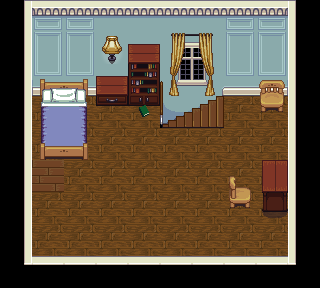

Rendered tile map (Tiled .tmx) drawn with the repository's tilesets; below, a short description and the map source with its tile grids summarised:
An orthogonal 10x9 tile map with 32x32 px tiles, 5 tile layers (floor, walls, mass, accessories, ...), 8 tilesets and 7 objects (player, chest, static, item, exit).

<map version="1.0" orientation="orthogonal" width="10" height="9" tilewidth="32" tileheight="32">
 <properties>
  <property name="background_color" value="black" />
 </properties>
 <tileset firstgid="1" name="floor" tilewidth="32" tileheight="32">
  <image source="../img/floor.png" width="128" height="96" />
 </tileset>
 <tileset firstgid="13" name="cabinets" tilewidth="32" tileheight="32">
  <image source="../img/cabinets.png" width="192" height="416" />
 </tileset>
 <tileset firstgid="91" name="country" tilewidth="32" tileheight="32">
  <image source="../img/country.png" width="160" height="128" />
 </tileset>
 <tileset firstgid="111" name="inside" tilewidth="32" tileheight="32">
  <image source="../img/inside.png" width="320" height="320" />
 </tileset>
 <tileset firstgid="211" name="stairs" tilewidth="32" tileheight="32">
  <image source="../img/stairs.png" width="256" height="544" />
 </tileset>
 <tileset firstgid="347" name="victoria" tilewidth="32" tileheight="32">
  <image source="../img/victoria.png" width="352" height="160" />
 </tileset>
 <tileset firstgid="402" name="house" tilewidth="32" tileheight="32">
  <image source="../img/house.png" width="320" height="224" />
 </tileset>
 <tileset firstgid="472" name="accessories" tilewidth="32" tileheight="32">
  <image source="../img/accessories.png" width="128" height="128" />
 </tileset>
 <layer name="floor" width="10" height="9">
  <data>[90 cells, 76 non-empty, 16 distinct tile ids]</data>
 </layer>
 <layer name="walls" width="10" height="9">
  <data>[90 cells, 42 non-empty, 13 distinct tile ids]</data>
 </layer>
 <layer name="mass" width="10" height="9">
  <data>[90 cells, 20 non-empty, 19 distinct tile ids]</data>
 </layer>
 <layer name="accessories" width="10" height="9">
  <data>[90 cells, 3 non-empty, 3 distinct tile ids]</data>
 </layer>
 <objectgroup name="objects" width="10" height="9">
  <object name="player" x="96" y="96" width="32" height="32">
   <properties>
    <property name="compose" value="[{&quot;name&quot;:&quot;shadow&quot;,&quot;class&quot;:&quot;game.Shadow&quot;,&quot;image&quot;:&quot;char_shadow&quot;,&quot;spritewidth&quot;:18,&quot;spriteheight&quot;:9},{&quot;name&quot;:&quot;player&quot;},{&quot;name&quot;:&quot;eyes&quot;,&quot;class&quot;:&quot;game.BlinkingEyes&quot;,&quot;image&quot;:&quot;player_eyes&quot;,&quot;spritewidth&quot;:17,&quot;spriteheight&quot;:6,&quot;offsetx&quot;:6,&quot;offsety&quot;:18}]" />
    <property name="image" value="player" />
    <property name="spriteheight" value="36" />
    <property name="spritewidth" value="31" />
   </properties>
  </object>
  <object name="chest" x="34" y="162" width="32" height="32">
   <properties>
    <property name="contents" value="{&quot;type&quot;:&quot;item&quot;, &quot;data&quot;:{&quot;name&quot;:&quot;secret_stash&quot;, &quot;description&quot;:&quot;Exciting looking magazines ...&quot;}}" />
    <property name="image" value="chests" />
    <property name="spriteheight" value="32" />
    <property name="spritewidth" value="32" />
    <property name="which" value="1" />
   </properties>
  </object>
  <object name="static" x="160" y="96" width="64" height="32">
   <properties>
    <property name="image" value="stairs" />
    <property name="offsetx" value="0" />
    <property name="offsety" value="9" />
    <property name="spriteheight" value="32" />
    <property name="spritewidth" value="64" />
   </properties>
  </object>
  <object name="item" x="96" y="67" width="32" height="32">
   <properties>
    <property name="image" value="accessories" />
    <property name="item" value="{&quot;name&quot;:&quot;marketing_book&quot;, &quot;description&quot;:&quot;Marketing Management 14e by Philip Kotler [paperback edition]&quot;}" />
    <property name="spriteheight" value="32" />
    <property name="spriteindex" value="0" />
    <property name="spritewidth" value="32" />
   </properties>
  </object>
 </objectgroup>
 <layer name="overlayer" width="10" height="9">
  <data>[90 cells, 1 non-empty, 1 distinct tile ids]</data>
 </layer>
 <objectgroup name="collision" width="10" height="9">
  <object x="32" y="256">
   <polyline points="0,0 0,-96 56,-96 56,-160 128,-160 128,-128 192,-128" />
  </object>
  <object x="160" y="96">
   <polyline points="0,24 48,0 128,0 128,64 104,64 104,96 72,96 72,112 128,112 128,160 -128,160" />
  </object>
  <object name="exit" x="195" y="99" width="24" height="24">
   <properties>
    <property name="dir" value="left" />
    <property name="fade" value="black" />
    <property name="to" value="players_house" />
   </properties>
  </object>
 </objectgroup>
</map>
